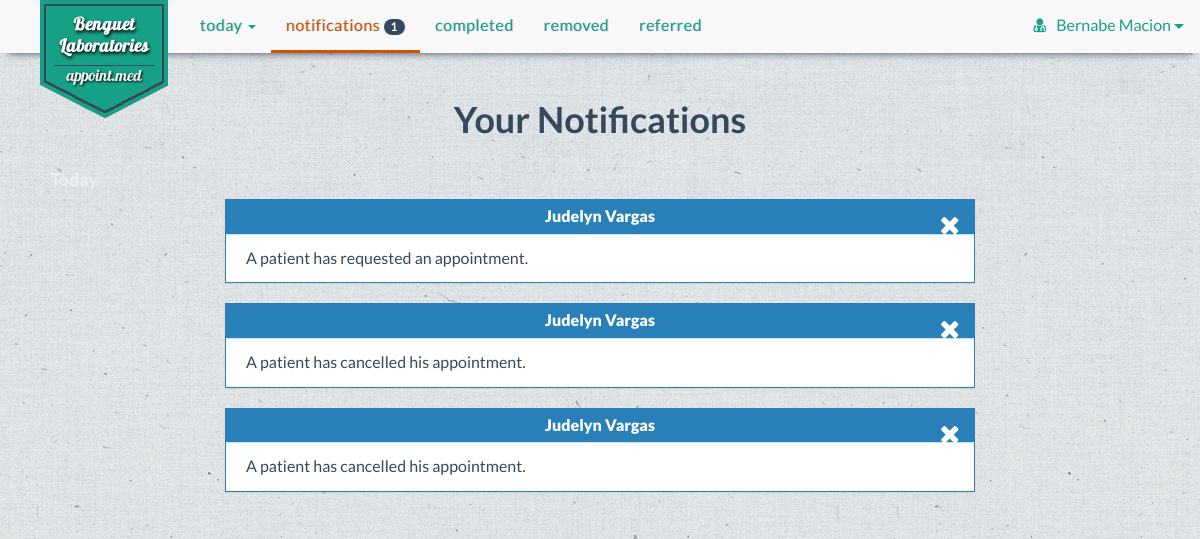
Page /doc_notifications.php (signed in) on the earlier database version.
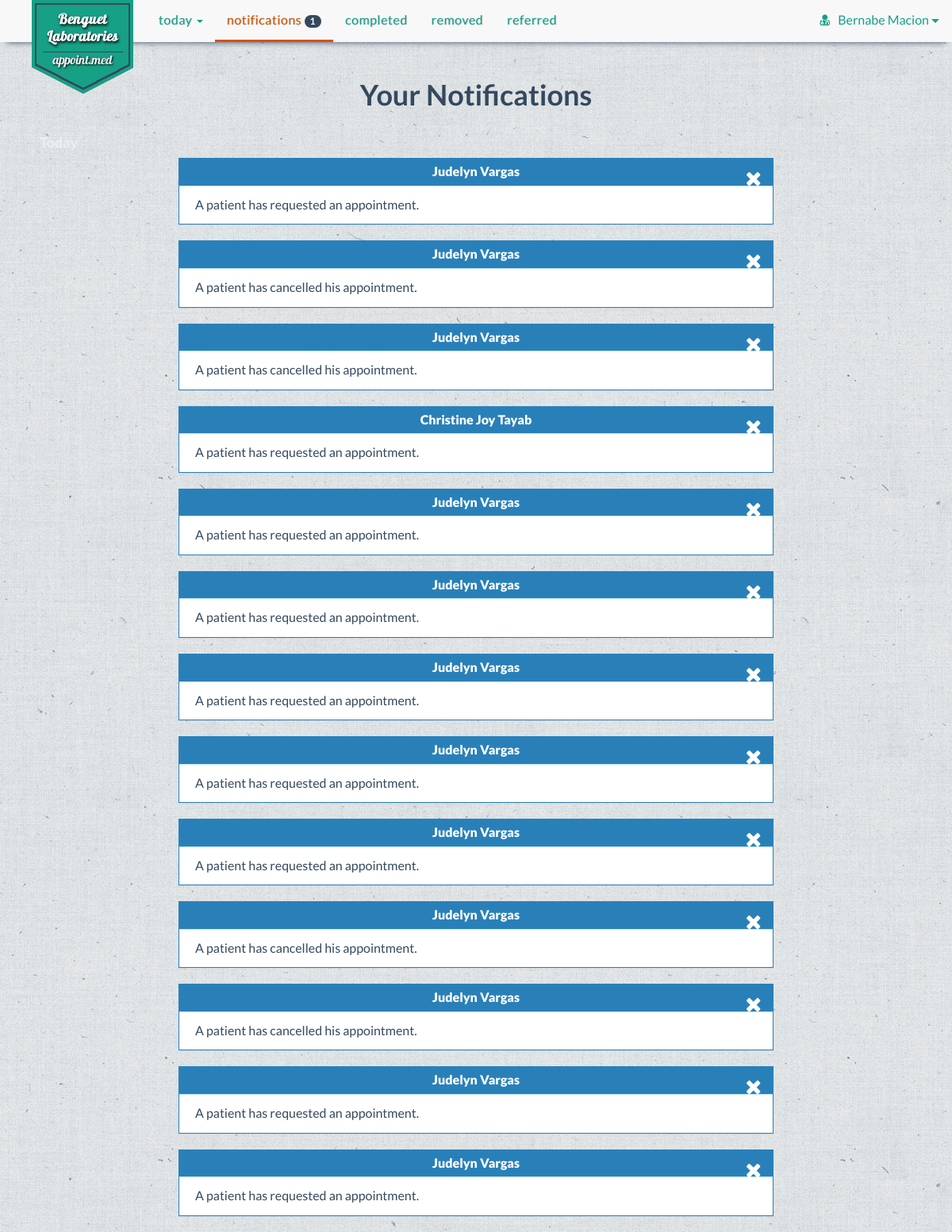
Same page on the later database version.
### tables this page shows
CREATE TABLE IF NOT EXISTS `notification` (
  `notification_id` int(11) NOT NULL AUTO_INCREMENT,
  `indicator` varchar(100) NOT NULL,
  `doctor_id` varchar(100) NOT NULL,
  `patient_id` varchar(100) NOT NULL,
  `legend_id` varchar(100) NOT NULL,
  `notification_date` date NOT NULL,
  `notification` text NOT NULL,
  PRIMARY KEY (`notification_id`),
  KEY `patient_id` (`patient_id`),
  KEY `notif_id` (`legend_id`),
  FULLTEXT KEY `doctor_id` (`doctor_id`)
);

CREATE TABLE IF NOT EXISTS `patient` (
  `patient_id` varchar(100) NOT NULL,
  `patient_name` text NOT NULL,
  `patient_contact` varchar(100) NOT NULL,
  `birthdate` date NOT NULL,
  `email` varchar(200) NOT NULL,
  `username` varchar(100) NOT NULL,
  `occupation` text,
  PRIMARY KEY (`patient_id`),
  KEY `username` (`username`)
);

### doc_notifications.php (the view, shortened to what this page needs)
<!DOCTYPE html>
<html lang="en">
  <head>
    <?php
        include 'include/head.php';
        include 'connectdatabase.php';
    ?>
    <?php
        $username = $_SESSION['username'];
        $result = mysqli_query($con, "SELECT * FROM doctor WHERE username LIKE '$username'" );
        $row =  mysqli_fetch_array($result);
        $doctor_id = $row['doctor_id'];
        $n_result = mysqli_query($con, "SELECT * FROM notification WHERE doctor_id LIKE '$doctor_id'" );
        ?>
  <body class="e4e8e9-bg">
    <div class="container">
        <?php
            include 'include/dc-nav-start.php';
        ?>
                    <ul class="nav navbar-nav">
                        <li >
                            <a href="#" class="dropdown-toggle" data-toggle="dropdown" role="button" aria-expanded="false">Today <span class="caret"></span></a>
                        </li>
                        <li class="active dropdown"><a href="#">Notifications <span class="badge">1</span></a></li>
                        <li><a href="completed.php">Completed</a></li>
                        <li><a href="#">Removed</a></li>
                        <li><a href="#">Referred</a></li>
        <?php
            include 'include/dc-nav-end.php';
        ?>
            <div class="container-fluid" id="notification">
                <div class="row">
                    <div class="col-md-12">
                        <h1 class="text-center row-header">Your Notifications</h1>
                    </div>
                    <div class="col-md-12">
                        <h2 class="text-left notif-h">Today</h2>
                    </div>
                    <?php
                    while ($n_row =  mysqli_fetch_array($n_result)){
                        if($n_row['indicator'] == 'patient'){
                        if($n_row['doctor_id'] == $doctor_id){
                            $n_id = $n_row['legend_id'];
                            $n_pid = $n_row['patient_id'];
                            $n_legend = mysqli_query($con, "SELECT * FROM notification_legend WHERE legend_id LIKE '$n_id'" );
                            $n_color =  mysqli_fetch_array($n_legend);
                            $n_patient = mysqli_query($con, "SELECT * FROM patient WHERE patient_id LIKE '$n_pid'" );
                            $n_name =  mysqli_fetch_array($n_patient);
                            if($n_color['color'] == 'red'){
                            echo '<div class="col-xs-12 col-md-8 col-md-offset-2">
                                <div class="panel panel-notif panel-danger">
                                    <div class="panel-heading">'.$n_name['patient_name'].'
                                        <a href="#" title="cancel"><i class="fa fa-remove delete-btn"></i></a>
                                    </div>
                                    <div class="panel-body">
                                        '.$n_row['notification'].'
                                    </div>
                                </div>
                            </div>';
                            } else if ($n_color['color'] == 'blue'){
                            echo '<div class="col-xs-12 col-md-8 col-md-offset-2">
                                <div class="panel panel-notif panel-info">
                                    <div class="panel-heading">'.$n_name['patient_name'].'
                                        <a href="#" title="cancel"><i class="fa fa-remove delete-btn"></i></a>
                                    </div>
                                    <div class="panel-body">
                                        '.$n_row['notification'].'
                                    </div>
                                </div>
                            </div>';
                            }
                        }
                    }
                    }
                    ?>
                </div>
            </div>
        </div>
  </body>
</html>

Differences in the rows shown:
added notification: patient.patient_name "Christine Joy Tayab", notification "A patient has requested an appointment."
added notification: patient.patient_name "Judelyn Vargas", notification "A patient has requested an appointment."
added notification: patient.patient_name "Judelyn Vargas", notification "A patient has requested an appointment."
added notification: patient.patient_name "Judelyn Vargas", notification "A patient has requested an appointment."
added notification: patient.patient_name "Judelyn Vargas", notification "A patient has requested an appointment."
added notification: patient.patient_name "Judelyn Vargas", notification "A patient has requested an appointment."
added notification: patient.patient_name "Judelyn Vargas", notification "A patient has cancelled his appointment."
added notification: patient.patient_name "Judelyn Vargas", notification "A patient has cancelled his appointment."
added notification: patient.patient_name "Judelyn Vargas", notification "A patient has requested an appointment."
added notification: patient.patient_name "Judelyn Vargas", notification "A patient has requested an appointment."
